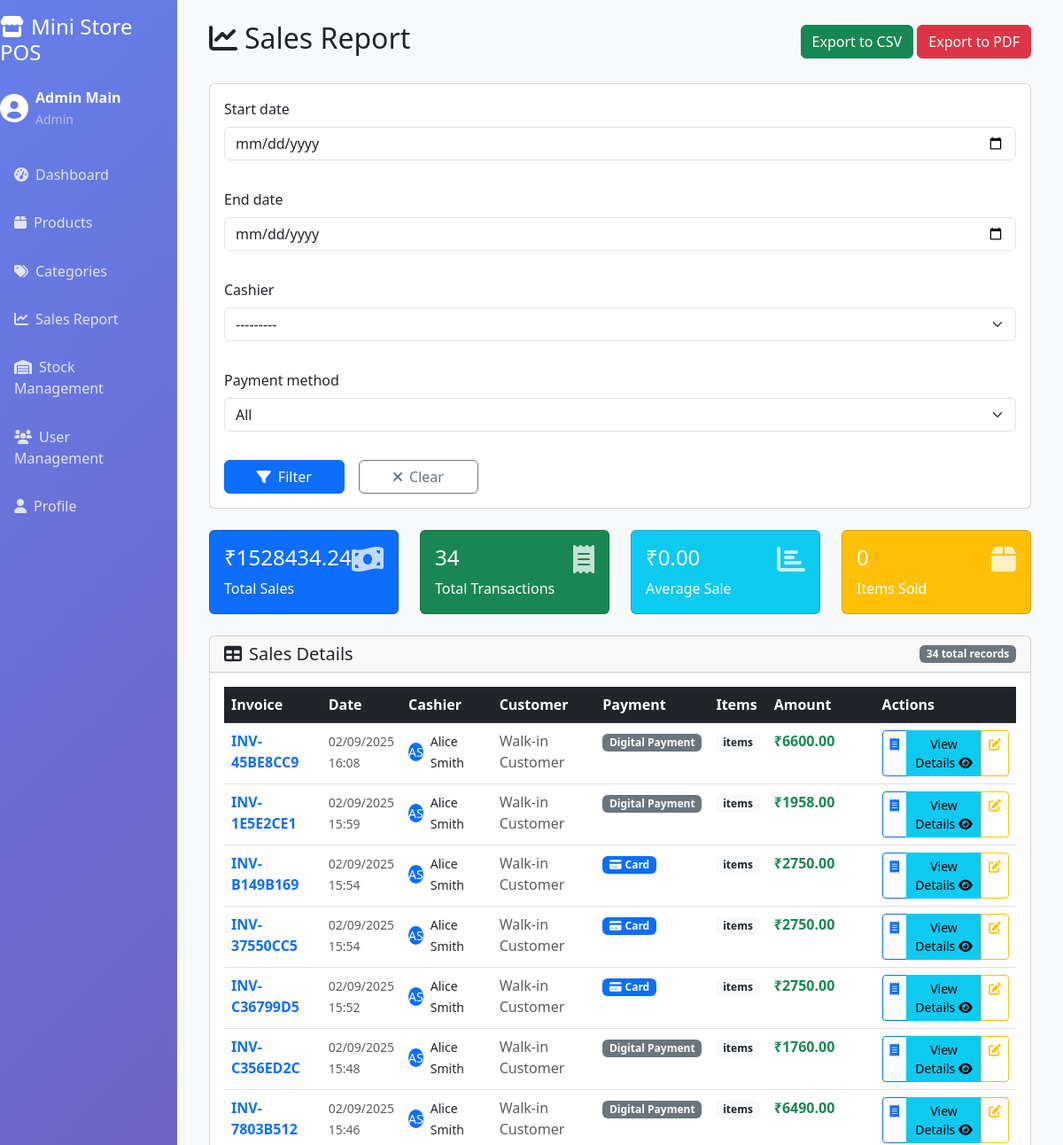
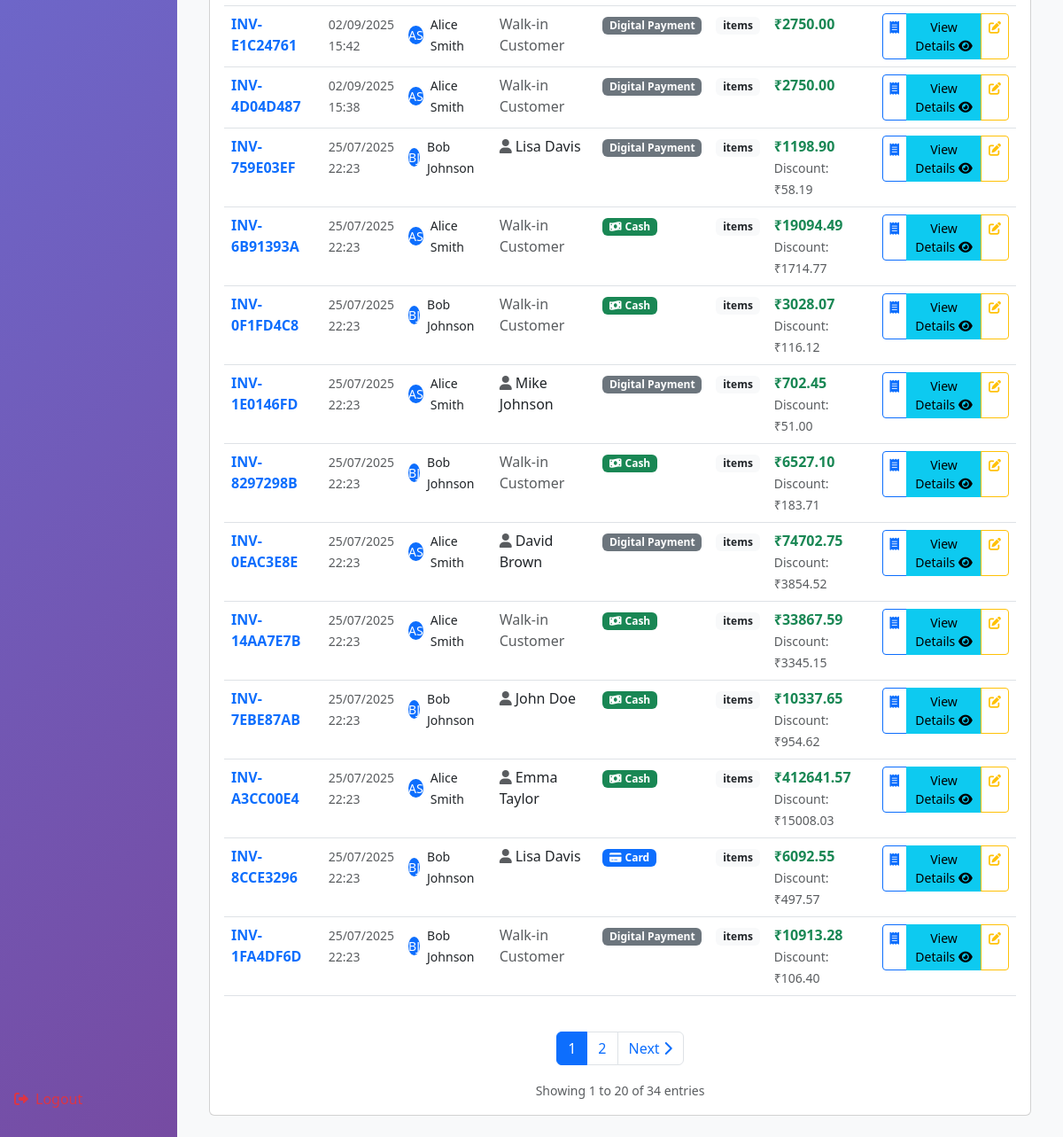
/sales-report/ (signed in), run on the app's committed database (2 pictures, top to bottom).
### pos/models.py (models this page shows, shortened)
class UserProfile(models.Model):
    ROLE_CHOICES = [
        ('admin', 'Admin'),
        ('cashier', 'Cashier'),
    ]
    user = models.OneToOneField(User, on_delete=models.CASCADE)
    role = models.CharField(max_length=20, choices=ROLE_CHOICES)
    phone = models.CharField(max_length=15, blank=True)
    created_at = models.DateTimeField(auto_now_add=True)

class Sale(models.Model):
    PAYMENT_CHOICES = [
        ('cash', 'Cash'),
        ('card', 'Card'),
        ('digital', 'Digital Payment'),
    ]
    invoice_number = models.CharField(max_length=50, unique=True)
    cashier = models.ForeignKey(User, on_delete=models.CASCADE)
    total_amount = models.DecimalField(max_digits=10, decimal_places=2)
    discount_amount = models.DecimalField(max_digits=10, decimal_places=2, default=0)
    tax_amount = models.DecimalField(max_digits=10, decimal_places=2, default=0)
    final_amount = models.DecimalField(max_digits=10, decimal_places=2)
    payment_method = models.CharField(max_length=20, choices=PAYMENT_CHOICES)
    customer_name = models.CharField(max_length=100, blank=True)
    customer_phone = models.CharField(max_length=15, blank=True)
    created_at = models.DateTimeField(auto_now_add=True)
    notes = models.TextField(blank=True, null=True)
    class Meta:
        ordering = ['-created_at']

### pos/views.py (the view)
# urls.py: path('sales-report/', views.sales_report_view, name='sales_report'),
@login_required
def sales_report_view(request):
    if not is_admin(request.user):
        messages.error(request, 'Access denied.')
        return redirect('dashboard')
    form = SaleFilterForm(request.GET)
    sales = Sale.objects.all().order_by('-created_at')
    if form.is_valid():
        if form.cleaned_data['start_date']:
            sales = sales.filter(created_at__date__gte=form.cleaned_data['start_date'])
        if form.cleaned_data['end_date']:
            sales = sales.filter(created_at__date__lte=form.cleaned_data['end_date'])
        if form.cleaned_data['cashier']:
            sales = sales.filter(cashier=form.cleaned_data['cashier'])
        if form.cleaned_data['payment_method']:
            sales = sales.filter(payment_method=form.cleaned_data['payment_method'])
    total_sales = sales.aggregate(
        total_amount=Sum('final_amount'),
        total_count=Count('id')
    )
    paginator = Paginator(sales, 20)
    page_number = request.GET.get('page')
    page_obj = paginator.get_page(page_number)
    context = {
        'form': form,
        'page_obj': page_obj,
        'total_sales': total_sales,
    }
    return render(request, 'admin/sales_report.html', context)

### pos/forms.py
class SaleFilterForm(forms.Form):
    start_date = forms.DateField(required=False, widget=forms.DateInput(attrs={'type': 'date'}))
    end_date = forms.DateField(required=False, widget=forms.DateInput(attrs={'type': 'date'}))
    cashier = forms.ModelChoiceField(queryset=User.objects.filter(userprofile__role='cashier'), required=False)
    payment_method = forms.ChoiceField(choices=[('', 'All')] + Sale.PAYMENT_CHOICES, required=False)

### pos/views.py (called while the page is built)
def is_admin(user):
    return hasattr(user, 'userprofile') and user.userprofile.role == 'admin'

### templates/admin/sales_report.html (shortened to what this page needs)
{% extends 'base.html' %}
{% load crispy_forms_tags %}
{% block content %}
<div class="d-flex justify-content-between align-items-center mb-4">
    <h2><i class="fas fa-chart-line me-2"></i>Sales Report</h2>
    <div>
        <a href="{% url 'export_sales_csv' %}?{{ request.GET.urlencode }}" class="btn btn-success">
            Export to CSV
        </a>
        <a href="{% url 'export_sales_pdf' %}?{{ request.GET.urlencode }}" class="btn btn-danger">
            Export to PDF
        </a>
    </div>
</div>
<div class="card mb-4">
    <div class="card-body">
        <form method="get" class="row g-3">
            {{ form|crispy }}
            <div class="col-md-2">
                <button type="submit" class="btn btn-primary w-100">
                    <i class="fas fa-filter me-2"></i>Filter
                </button>
            </div>
            <div class="col-md-2">
                <a href="{% url 'sales_report' %}" class="btn btn-outline-secondary w-100">
                    <i class="fas fa-times me-2"></i>Clear
                </a>
            </div>
        </form>
    </div>
</div>
<div class="row mb-4">
    <div class="col-md-3">
        <div class="card bg-primary text-white">
            <div class="card-body">
                <div class="d-flex justify-content-between">
                    <div>
                        <h4>₹{{ total_sales.total_amount|default:0|floatformat:2 }}</h4>
                        <p class="mb-0">Total Sales</p>
                    </div>
                    <i class="fas fa-money-bill-wave fa-2x opacity-75"></i>
                </div>
            </div>
        </div>
    </div>
    <div class="col-md-3">
        <div class="card bg-success text-white">
            <div class="card-body">
                <div class="d-flex justify-content-between">
                    <div>
                        <h4>{{ total_sales.total_count|default:0 }}</h4>
                        <p class="mb-0">Total Transactions</p>
                    </div>
                    <i class="fas fa-receipt fa-2x opacity-75"></i>
                </div>
            </div>
        </div>
    </div>
    <div class="col-md-3">
        <div class="card bg-info text-white">
            <div class="card-body">
                <div class="d-flex justify-content-between">
                    <div>
                        <h4>₹{{ average_sale|default:0|floatformat:2 }}</h4>
                        <p class="mb-0">Average Sale</p>
                    </div>
                    <i class="fas fa-chart-bar fa-2x opacity-75"></i>
                </div>
            </div>
        </div>
    </div>
    <div class="col-md-3">
        <div class="card bg-warning text-white">
            <div class="card-body">
                <div class="d-flex justify-content-between">
                    <div>
                        <h4>{{ total_items|default:0 }}</h4>
                        <p class="mb-0">Items Sold</p>
                    </div>
                    <i class="fas fa-box fa-2x opacity-75"></i>
                </div>
            </div>
        </div>
    </div>
</div>
<div class="card">
    <div class="card-header d-flex justify-content-between align-items-center">
        <h5 class="mb-0"><i class="fas fa-table me-2"></i>Sales Details</h5>
        <span class="badge bg-secondary">{{ page_obj.paginator.count }} total records</span>
    </div>
    <div class="card-body">
        <div class="table-responsive">
            <table class="table table-hover">
                <thead class="table-dark">
                    <tr>
                        <th>Invoice</th>
                        <th>Date</th>
                        <th>Cashier</th>
                        <th>Customer</th>
                        <th>Payment</th>
                        <th>Items</th>
                        <th>Amount</th>
                        <th>Actions</th>
                    </tr>
                </thead>
                <tbody>
                    {% for sale in page_obj %}
                    <tr>
                        <td><strong class="text-primary">{{ sale.invoice_number }}</strong></td>
                        <td>
                            <small class="text-muted">{{ sale.created_at|date:"d/m/Y" }}</small><br>
                            <small class="text-muted">{{ sale.created_at|date:"H:i" }}</small>
                        </td>
                        <td>
                            <div class="d-flex align-items-center">
                                <div class="avatar-sm bg-primary rounded-circle d-flex align-items-center justify-content-center me-2">
                                    <small class="text-white">{{ sale.cashier.first_name|first }}{{ sale.cashier.last_name|first }}</small>
                                </div>
                                <div>
                                    <small>{{ sale.cashier.first_name }} {{ sale.cashier.last_name }}</small>
                                </div>
                            </div>
                        </td>
                        <td>
                            {% if sale.customer_name %}
                                <i class="fas fa-user text-muted me-1"></i>{{ sale.customer_name }}
                            {% else %}
                                <span class="text-muted">Walk-in Customer</span>
                            {% endif %}
                        </td>
                        <td>
                            {% if sale.payment_method == 'cash' %}
                                <span class="badge bg-success"><i class="fas fa-money-bill-wave me-1"></i>Cash</span>
                            {% elif sale.payment_method == 'card' %}
                                <span class="badge bg-primary"><i class="fas fa-credit-card me-1"></i>Card</span>
                            {% elif sale.payment_method == 'upi' %}
                                <span class="badge bg-info"><i class="fas fa-mobile-alt me-1"></i>UPI</span>
                            {% else %}
                                <span class="badge bg-secondary">{{ sale.get_payment_method_display }}</span>
                            {% endif %}
                        </td>
                        <td>
                            <span class="badge bg-light text-dark">{{ sale.sale_items.count }} items</span>
                        </td>
                        <td>
                            <strong class="text-success">₹{{ sale.final_amount|floatformat:2 }}</strong>
                            {% if sale.discount_amount and sale.discount_amount > 0 %}
                                <br><small class="text-muted">Discount: ₹{{ sale.discount_amount|floatformat:2 }}</small>
                            {% endif %}
                        </td>
                        <td>
                            <div class="btn-group" role="group">
                                <a href="{% url 'sale_receipt' sale.id %}" class="btn btn-sm btn-outline-primary" target="_blank" title="View Receipt">
                                    <i class="fas fa-receipt"></i>
                                </a>
                                <a href="{% url 'sale_detail' sale.id %}" class="btn btn-info btn-sm">View Details
                                    <i class="fas fa-eye"></i>
                                </a>
                                {% if perms.sales.change_sale %}
                                <a href="{% url 'sale_edit' sale.id %}" class="btn btn-sm btn-outline-warning" title="Edit Sale">
                                    <i class="fas fa-edit"></i>
                                </a>
                                {% endif %}
                            </div>
                        </td>
                    </tr>
                    {% endfor %}
                </tbody>
            </table>
        </div>
        {% if page_obj.has_other_pages %}
        <nav aria-label="Sales pagination" class="mt-4">
            <ul class="pagination justify-content-center">
                {% for num in page_obj.paginator.page_range %}
                    {% if page_obj.number == num %}
                    <li class="page-item active">
                        <span class="page-link">{{ num }}</span>
                    </li>
                    {% elif num > page_obj.number|add:'-3' and num < page_obj.number|add:'3' %}
                    <li class="page-item">
                        <a class="page-link" href="?{% for key, value in request.GET.items %}{% if key != 'page' %}{{ key }}={{ value }}&{% endif %}{% endfor %}page={{ num }}">{{ num }}</a>
                    </li>
                    {% endif %}
                {% endfor %}
                {% if page_obj.has_next %}
                <li class="page-item">
                    <a class="page-link" href="?{% for key, value in request.GET.items %}{% if key != 'page' %}{{ key }}={{ value }}&{% endif %}{% endfor %}page={{ page_obj.next_page_number }}">
                        Next <i class="fas fa-chevron-right"></i>
                    </a>
                </li>
                {% endif %}
            </ul>
            <div class="text-center mt-2">
                <small class="text-muted">
                    Showing {{ page_obj.start_index }} to {{ page_obj.end_index }} of {{ page_obj.paginator.count }} entries
                </small>
            </div>
        </nav>
        {% endif %}
    </div>
</div>
{% endblock %}

### templates/base.html (shortened to what this page needs)
<!DOCTYPE html>
<html lang="en">
<head>
  <link href="https://cdnjs.cloudflare.com/ajax/libs/bootstrap/5.3.0/css/bootstrap.min.css" rel="stylesheet">
  <link href="https://cdnjs.cloudflare.com/ajax/libs/font-awesome/6.0.0/css/all.min.css" rel="stylesheet">
</head>
<body class="bg-light">
  <div class="container-fluid">
    <div class="row flex-nowrap">
      {% if user.is_authenticated %}
      <div class="col-auto col-md-3 col-lg-2 px-0 bg-dark sidebar d-none d-md-flex flex-column p-3">
        <h4 class="text-white mb-4">
          <i class="fas fa-store me-2"></i>Mini Store POS
        </h4>
        <div class="user-info text-white mb-4">
          <i class="fas fa-user-circle fa-2x"></i>
          <div>
            <div class="fw-bold">{{ user.first_name }} {{ user.last_name }}</div>
            <small class="text-white-50">{{ user.userprofile.role|title }}</small>
          </div>
        </div>
        <nav class="nav nav-pills flex-column">
          <a class="nav-link" href="{% url 'dashboard' %}">
            <i class="fas fa-tachometer-alt me-2"></i>Dashboard
          </a>
          {% if user.userprofile.role == 'admin' %}
          <a class="nav-link" href="{% url 'product_list' %}">
            <i class="fas fa-box me-2"></i>Products
          </a>
          <a class="nav-link" href="{% url 'category_list' %}">
            <i class="fas fa-tags me-2"></i>Categories
          </a>
          <a class="nav-link" href="{% url 'sales_report' %}">
            <i class="fas fa-chart-line me-2"></i>Sales Report
          </a>
          <a class="nav-link" href="{% url 'stock_management' %}">
            <i class="fas fa-warehouse me-2"></i>Stock Management
          </a>
          <a class="nav-link" href="{% url 'user_management' %}">
            <i class="fas fa-users me-2"></i>User Management
          </a>
          {% endif %}
        </nav>
      <a class="nav-link" href="{% url 'profile' %}">
            <i class="fas fa-user me-2"></i>Profile
        </a>
        <div class="mt-auto">
          <a class="nav-link text-danger" href="{% url 'logout' %}">
            <i class="fas fa-sign-out-alt me-2"></i>Logout
          </a>
        </div>
      </div>
      {% endif %}
      <div class="{% if user.is_authenticated %}col-md-9 col-lg-10{% else %}col-12{% endif %}">
        <main class="p-4">
          {% block content %}
          {% endblock %}
        </main>
      </div>
    </div>
  </div>
</body>
</html>

### templates/base.html (style rules this page uses)
.sidebar { min-height: 100vh; background: linear-gradient(135deg, #667eea 0%, #764ba2 100%); }
.sidebar .nav-link { color: rgba(255,255,255,0.8); padding: 0.75rem 1rem; margin: 0.2rem 0; border-radius: 0.5rem; transition: all 0.3s; }
.user-info { display: flex; align-items: center; gap: 0.5rem; }

### data on the page
Sale: invoice_number "INV-45BE8CC9", created_at "02/09/2025", created_at "16:08", cashier.first_name|first "A", cashier.last_name|first "S", cashier.first_name "Alice", cashier.last_name "Smith", customer_name "Walk-in Customer", payment_method "Digital Payment", final_amount "6600.00"
Sale: invoice_number "INV-1E5E2CE1", created_at "02/09/2025", created_at "15:59", cashier.first_name|first "A", cashier.last_name|first "S", cashier.first_name "Alice", cashier.last_name "Smith", customer_name "Walk-in Customer", payment_method "Digital Payment", final_amount "1958.00"
Sale: invoice_number "INV-B149B169", created_at "02/09/2025", created_at "15:54", cashier.first_name|first "A", cashier.last_name|first "S", cashier.first_name "Alice", cashier.last_name "Smith", customer_name "Walk-in Customer", payment_method "card" (drawn), final_amount "2750.00"
Sale: invoice_number "INV-37550CC5", created_at "02/09/2025", created_at "15:54", cashier.first_name|first "A", cashier.last_name|first "S", cashier.first_name "Alice", cashier.last_name "Smith", customer_name "Walk-in Customer", payment_method "card" (drawn), final_amount "2750.00"
Sale: invoice_number "INV-C36799D5", created_at "02/09/2025", created_at "15:52", cashier.first_name|first "A", cashier.last_name|first "S", cashier.first_name "Alice", cashier.last_name "Smith", customer_name "Walk-in Customer", payment_method "card" (drawn), final_amount "2750.00"
Sale: invoice_number "INV-C356ED2C", created_at "02/09/2025", created_at "15:48", cashier.first_name|first "A", cashier.last_name|first "S", cashier.first_name "Alice", cashier.last_name "Smith", customer_name "Walk-in Customer", payment_method "Digital Payment", final_amount "1760.00"
Sale: invoice_number "INV-7803B512", created_at "02/09/2025", created_at "15:46", cashier.first_name|first "A", cashier.last_name|first "S", cashier.first_name "Alice", cashier.last_name "Smith", customer_name "Walk-in Customer", payment_method "Digital Payment", final_amount "6490.00"
Sale: invoice_number "INV-E1C24761", created_at "02/09/2025", created_at "15:42", cashier.first_name|first "A", cashier.last_name|first "S", cashier.first_name "Alice", cashier.last_name "Smith", customer_name "Walk-in Customer", payment_method "Digital Payment", final_amount "2750.00"
Sale: invoice_number "INV-4D04D487", created_at "02/09/2025", created_at "15:38", cashier.first_name|first "A", cashier.last_name|first "S", cashier.first_name "Alice", cashier.last_name "Smith", customer_name "Walk-in Customer", payment_method "Digital Payment", final_amount "2750.00"
Sale: invoice_number "INV-759E03EF", created_at "25/07/2025", created_at "22:23", cashier.first_name|first "B", cashier.last_name|first "J", cashier.first_name "Bob", cashier.last_name "Johnson", customer_name "Lisa Davis", payment_method "Digital Payment", final_amount "1198.90", discount_amount "58.19"
Sale: invoice_number "INV-6B91393A", created_at "25/07/2025", created_at "22:23", cashier.first_name|first "A", cashier.last_name|first "S", cashier.first_name "Alice", cashier.last_name "Smith", customer_name "Walk-in Customer", payment_method "cash" (drawn), final_amount "19094.49", discount_amount "1714.77"
Sale: invoice_number "INV-0F1FD4C8", created_at "25/07/2025", created_at "22:23", cashier.first_name|first "B", cashier.last_name|first "J", cashier.first_name "Bob", cashier.last_name "Johnson", customer_name "Walk-in Customer", payment_method "cash" (drawn), final_amount "3028.07", discount_amount "116.12"
Sale: invoice_number "INV-1E0146FD", created_at "25/07/2025", created_at "22:23", cashier.first_name|first "A", cashier.last_name|first "S", cashier.first_name "Alice", cashier.last_name "Smith", customer_name "Mike Johnson", payment_method "Digital Payment", final_amount "702.45", discount_amount "51.00"
Sale: invoice_number "INV-8297298B", created_at "25/07/2025", created_at "22:23", cashier.first_name|first "B", cashier.last_name|first "J", cashier.first_name "Bob", cashier.last_name "Johnson", customer_name "Walk-in Customer", payment_method "cash" (drawn), final_amount "6527.10", discount_amount "183.71"
Sale: invoice_number "INV-0EAC3E8E", created_at "25/07/2025", created_at "22:23", cashier.first_name|first "A", cashier.last_name|first "S", cashier.first_name "Alice", cashier.last_name "Smith", customer_name "David Brown", payment_method "Digital Payment", final_amount "74702.75", discount_amount "3854.52"
Sale: invoice_number "INV-14AA7E7B", created_at "25/07/2025", created_at "22:23", cashier.first_name|first "A", cashier.last_name|first "S", cashier.first_name "Alice", cashier.last_name "Smith", customer_name "Walk-in Customer", payment_method "cash" (drawn), final_amount "33867.59", discount_amount "3345.15"
Sale: invoice_number "INV-7EBE87AB", created_at "25/07/2025", created_at "22:23", cashier.first_name|first "B", cashier.last_name|first "J", cashier.first_name "Bob", cashier.last_name "Johnson", customer_name "John Doe", payment_method "cash" (drawn), final_amount "10337.65", discount_amount "954.62"
Sale: invoice_number "INV-A3CC00E4", created_at "25/07/2025", created_at "22:23", cashier.first_name|first "A", cashier.last_name|first "S", cashier.first_name "Alice", cashier.last_name "Smith", customer_name "Emma Taylor", payment_method "cash" (drawn), final_amount "412641.57", discount_amount "15008.03"
Sale: invoice_number "INV-8CCE3296", created_at "25/07/2025", created_at "22:23", cashier.first_name|first "B", cashier.last_name|first "J", cashier.first_name "Bob", cashier.last_name "Johnson", customer_name "Lisa Davis", payment_method "card" (drawn), final_amount "6092.55", discount_amount "497.57"
Sale: invoice_number "INV-1FA4DF6D", created_at "25/07/2025", created_at "22:23", cashier.first_name|first "B", cashier.last_name|first "J", cashier.first_name "Bob", cashier.last_name "Johnson", customer_name "Walk-in Customer", payment_method "Digital Payment", final_amount "10913.28", discount_amount "106.40"

### other printed values
{{ user.first_name }} "Admin"
{{ user.last_name }} "Main"
{{ user.userprofile.role|title }} "Admin"
{{ total_sales.total_amount|default:0|floatformat:2 }} "1528434.24"
{{ total_sales.total_count|default:0 }} "34"
{{ average_sale|default:0|floatformat:2 }} "0.00"
{{ total_items|default:0 }} "0"
{{ page_obj.paginator.count }} "34"
{{ num }} "1"
{{ num }} "2"
{{ page_obj.start_index }} "1"
{{ page_obj.end_index }} "20"
